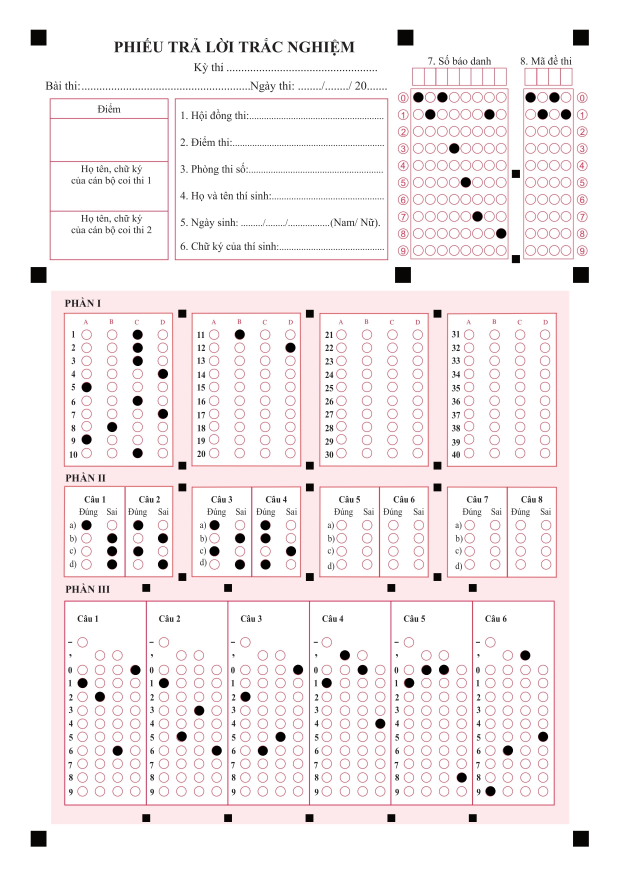
#> input picture input/made_101.jpg, 2480 x 3505 px (shown at 1/4 size)
$ python -i scan_answer_sheet.py   (imports and definitions only)
#> lines starting #> are read from the running program, lines starting #| are printed output that depends on the picture; after the words box and inside, x2 and y2 are one past the last pixel; in counts of white or black regions, pixels touching at a corner belong together
#> further down, picture is the input picture: shape (3505, 2480, 3); mean B, G, R 240.3, 239.2, 245.8

import cv2
import numpy as np
import imutils
from imutils import contours
import os
import csv
import pandas as pd
class AnswerSheetScanner:
  def __init__(self, SAVE_SCAN_RESULT=False, EXAM_CODE_NUMBER=4, CUSTOM_THRESHOLD=200, OUTPUT_FOLDER_PATH="output/"):
    self.SAVE_SCAN_RESULT = SAVE_SCAN_RESULT
    self.EXAM_CODE_NUMBER = EXAM_CODE_NUMBER
    self.CUSTOM_THRESHOLD = CUSTOM_THRESHOLD
    self.OUTPUT_FOLDER_PATH = OUTPUT_FOLDER_PATH
    self.RESOLUTION_SCALE = 1.0

  def scan_answer(self, image):
    height, width = image.shape[:2]

    self.RESOLUTION_SCALE = height / 3505

    student_id_section, exam_code_section, part1_section, part1_section_horizontal,part2_section, part2_section_horizontal,part3_section, sign_and_decimal_section_horizontal, numbers_section_horizontal = self.segment_image(image)

    student_id = self.scan_student_id(student_id_section)
    exam_code = self.scan_exam_code(exam_code_section)
    part1_answers = self.scan_part1(part1_section_horizontal)
    part2_answers = self.scan_part2(part2_section_horizontal)
    part3_answers = self.scan_part3(sign_and_decimal_section_horizontal, numbers_section_horizontal)

    result = {
      'student_id': student_id,
      'exam_code': exam_code,
      'part1': part1_answers,
      'part2': part2_answers,
      'part3': part3_answers
    }
    if self.SAVE_SCAN_RESULT:
      output_path_img = os.path.join(self.OUTPUT_FOLDER_PATH, f"{student_id}_{exam_code}_scan.jpg")
      self.save_scan_result(image, output_path_img, student_id_section, exam_code_section, part1_section, part2_section, part3_section)
    output_path_csv = os.path.join(self.OUTPUT_FOLDER_PATH, f"{student_id}_{exam_code}_result.csv")
    list_result = self.dic_to_list(result)
    with open(output_path_csv, "w", newline="") as f:
      writer = csv.writer(f)
      writer.writerow(list_result)

    return result
  def dic_to_list(self, data):
    results = []
    for q_num in sorted(data['part1'].keys()):
        results.append(data['part1'][q_num][0])
    for q_num in sorted(data['part2'].keys()):
        for opt in ['A', 'B', 'C', 'D']:
            results.append(data['part2'][q_num][opt][0])
    # Part 3 answers
    for q_num in sorted(data['part3'].keys()):
        results.append(float(data['part3'][q_num]))
    return results


  def preprocess_img(self,image):
    if image.ndim == 3 and image.shape[2] == 3:
        gray = cv2.cvtColor(image, cv2.COLOR_BGR2GRAY)
    elif image.ndim == 3 and image.shape[2] == 4:
        gray = cv2.cvtColor(image, cv2.COLOR_BGRA2GRAY)
    else:
        gray = image
    blurred = cv2.GaussianBlur(gray, (5, 5), 0)
    # apply Otsu's thresholding method to binarize the warped
    # piece of paper
    thresh = cv2.threshold(blurred, 0, 255,
      cv2.THRESH_BINARY_INV | cv2.THRESH_OTSU)[1]
    return thresh

  def preprocess_img_threshold(self,image):
    if image.ndim == 3 and image.shape[2] == 3:
        gray = cv2.cvtColor(image, cv2.COLOR_BGR2GRAY)
    elif image.ndim == 3 and image.shape[2] == 4:
        gray = cv2.cvtColor(image, cv2.COLOR_BGRA2GRAY)
    else:
        gray = image
    blurred = cv2.GaussianBlur(gray, (5, 5), 0)
    # use pre-determined threshold to binarize the warped
    # piece of paper
    thresh = cv2.threshold(blurred, self.CUSTOM_THRESHOLD, 255,
      cv2.THRESH_BINARY_INV)[1]
    return thresh

  def non_max_suppression(self,boxes, overlapThresh):
      if len(boxes) == 0:
          return []

      if boxes.dtype.kind == "i":
          boxes = boxes.astype("float")

      pick = []

      x1 = boxes[:, 0]
      y1 = boxes[:, 1]
      x2 = boxes[:, 2]
      y2 = boxes[:, 3]

      area = (x2 - x1 + 1) * (y2 - y1 + 1)
      idxs = np.argsort(y2)

      while len(idxs) > 0:
          last = len(idxs) - 1
          i = idxs[last]
          pick.append(i)

          xx1 = np.maximum(x1[i], x1[idxs[:last]])
          yy1 = np.maximum(y1[i], y1[idxs[:last]])
          xx2 = np.minimum(x2[i], x2[idxs[:last]])
          yy2 = np.minimum(y2[i], y2[idxs[:last]])

          w = np.maximum(0, xx2 - xx1 + 1)
          h = np.maximum(0, yy2 - yy1 + 1)

          overlap = (w * h) / area[idxs[:last]]

          idxs = np.delete(idxs, np.concatenate(([last], np.where(overlap > overlapThresh)[0])))

      return boxes[pick].astype("int")

  def find_contours(self,thresh):
    # Find contours in the thresholded image
    cnts = cv2.findContours(thresh.copy(), cv2.RETR_TREE, cv2.CHAIN_APPROX_SIMPLE)
    cnts = imutils.grab_contours(cnts)
    questionCnts = []

    # Create an array to store bounding boxes
    boundingBoxes = []

    # Loop over the contours and store their bounding boxes
    for c in cnts:
        (x, y, w, h) = cv2.boundingRect(c)
        ar = w / float(h)
        if (w >= 20*self.RESOLUTION_SCALE and h >= 20*self.RESOLUTION_SCALE and ar >= 0.9 and ar <= 1.1):
            boundingBoxes.append([x, y, x + w, y + h])
            questionCnts.append(c)

    # Convert the bounding boxes list to a numpy array
    boundingBoxes = np.array(boundingBoxes)

    # Apply non-maximum suppression
    filteredBoxes = self.non_max_suppression(boundingBoxes, overlapThresh=0.3)

    # Loop over the filtered boxes to keep only non-overlapping contours
    filteredContours = []
    for (startX, startY, endX, endY) in filteredBoxes:
        for c in questionCnts:
            (x, y, w, h) = cv2.boundingRect(c)
            if startX == x and startY == y and endX == x + w and endY == y + h:
                filteredContours.append(c)
                break
    return filteredContours

  def sort_contours(self,filteredContours, n):
    # sort the question contours top-to-bottom, then initialize
    tmp = contours.sort_contours(filteredContours,
      method="top-to-bottom")[0]

    sorted_ctrs = []

    for (q, i) in enumerate(range(len(filteredContours) - n, -1, -n)):
      sorted_ctrs.extend(contours.sort_contours(filteredContours[i:i + n])[0])
    return sorted_ctrs
  #Here i sort top down - left to right

  def get_bubbled_indicies(self,sorted_ctrs,thresh):
    #Now I have sorted_ctrs, which contains all contours in sorted order
    #Now loop through every contours to check if that countour's innter area contains more black or white pixel
    #in order to determine where that box is checked
    bubbled = None
    bubbled_indices = []
    highest_non_bubbled_area = 500*self.RESOLUTION_SCALE*self.RESOLUTION_SCALE  #500 is the default threshold, any printed number will be lower than this threshold
    # Loop over the sorted contours
    for (j, c) in enumerate(sorted_ctrs):
        # Construct a mask that reveals only the current "bubble" for the question
        mask = np.zeros(thresh.shape, dtype="uint8")
        cv2.drawContours(mask, [c], -1, 255, -1)

        # Apply the mask to the thresholded image, then count the number of non-zero pixels in the bubble area
        mask = cv2.bitwise_and(thresh, thresh, mask=mask)
        total = cv2.countNonZero(mask)
        # Append the index of the current bubble if it has non-zero pixels
        if total > highest_non_bubbled_area:
            bubbled_indices.append(j)
    return bubbled_indices

  def segment_image(self,image):
    student_id_section = image[int(350*self.RESOLUTION_SCALE):int(1052*self.RESOLUTION_SCALE), int(1634*self.RESOLUTION_SCALE):int(2043*self.RESOLUTION_SCALE)]
    exam_code_section = image[int(354*self.RESOLUTION_SCALE):int(1056*self.RESOLUTION_SCALE), int(2093*self.RESOLUTION_SCALE):int(2310*self.RESOLUTION_SCALE)]
    part1_section = image[int(1244*self.RESOLUTION_SCALE):int(1887*self.RESOLUTION_SCALE), int(248*self.RESOLUTION_SCALE):int(2254*self.RESOLUTION_SCALE)]
    part2_section = image[int(2074*self.RESOLUTION_SCALE):int(2319*self.RESOLUTION_SCALE), int(248*self.RESOLUTION_SCALE):int(2232*self.RESOLUTION_SCALE)]
    part3_section = image[int(2530*self.RESOLUTION_SCALE):int(3231*self.RESOLUTION_SCALE), int(254*self.RESOLUTION_SCALE):int(2238*self.RESOLUTION_SCALE)]

    #Part 1 handle
    height, width = part1_section.shape[:2]
    column_width = width // 4
    # Crop the image into 4 vertical columns
    cropped_images = [part1_section[int(5*self.RESOLUTION_SCALE):int(625*self.RESOLUTION_SCALE), int(10*self.RESOLUTION_SCALE):int(446*self.RESOLUTION_SCALE)],
                      part1_section[int(5*self.RESOLUTION_SCALE):int(625*self.RESOLUTION_SCALE), int(520*self.RESOLUTION_SCALE):int(956*self.RESOLUTION_SCALE)],
                      part1_section[int(5*self.RESOLUTION_SCALE):int(625*self.RESOLUTION_SCALE), int(1030*self.RESOLUTION_SCALE):int(1466*self.RESOLUTION_SCALE)],
                      part1_section[int(5*self.RESOLUTION_SCALE):int(625*self.RESOLUTION_SCALE), int(1540*self.RESOLUTION_SCALE):int(1976*self.RESOLUTION_SCALE)]]

    part1_section_horizontal = cv2.vconcat(cropped_images)
    #Part 2 handle
    cropped_images = [part2_section[int(0*self.RESOLUTION_SCALE):int(238*self.RESOLUTION_SCALE), int(62*self.RESOLUTION_SCALE):int(253*self.RESOLUTION_SCALE)],part2_section[int(0*self.RESOLUTION_SCALE):int(238*self.RESOLUTION_SCALE), int(255*self.RESOLUTION_SCALE):int(446*self.RESOLUTION_SCALE)],
                      part2_section[int(0*self.RESOLUTION_SCALE):int(238*self.RESOLUTION_SCALE), int(565*self.RESOLUTION_SCALE):int(756*self.RESOLUTION_SCALE)],part2_section[int(0*self.RESOLUTION_SCALE):int(238*self.RESOLUTION_SCALE), int(764*self.RESOLUTION_SCALE):int(955*self.RESOLUTION_SCALE)],
                      part2_section[int(0*self.RESOLUTION_SCALE):int(238*self.RESOLUTION_SCALE), int(1079*self.RESOLUTION_SCALE):int(1270*self.RESOLUTION_SCALE)],part2_section[int(0*self.RESOLUTION_SCALE):int(238*self.RESOLUTION_SCALE), int(1272*self.RESOLUTION_SCALE):int(1463*self.RESOLUTION_SCALE)],
                      part2_section[int(0*self.RESOLUTION_SCALE):int(238*self.RESOLUTION_SCALE), int(1590*self.RESOLUTION_SCALE):int(1781*self.RESOLUTION_SCALE)],part2_section[int(0*self.RESOLUTION_SCALE):int(238*self.RESOLUTION_SCALE), int(1786*self.RESOLUTION_SCALE):int(1977*self.RESOLUTION_SCALE)]]

    part2_section_horizontal =  cv2.vconcat(cropped_images)

    #Part 3 handle
    height, width = part3_section.shape[:2]
    column_width = width // 6
    # Crop the image into 6 vertical columns
    cropped_images = []
    for i in range(6):  # Six columns
        x_start = i * column_width
        cropped_image = part3_section[:, x_start:x_start + column_width]
        cropped_images.append(cropped_image)
#> after the loop, cropped_images = 6 items
    sign_and_decimal_section = []
    numbers_section = []
    for i in range(len(cropped_images)):
      sign_and_decimal_section.append(cropped_images[i][int(0*self.RESOLUTION_SCALE):int(120*self.RESOLUTION_SCALE),:])
      numbers_section.append(cropped_images[i][int(120*self.RESOLUTION_SCALE):,:])
#> this loop made 6 passes
#> after the loop, numbers_section = 6 items; sign_and_decimal_section = 6 items

    sign_and_decimal_horizontal = cv2.vconcat(sign_and_decimal_section)
    numbers_horizontal = cv2.vconcat(numbers_section)

    return student_id_section, exam_code_section, part1_section, part1_section_horizontal, part2_section, part2_section_horizontal,part3_section, sign_and_decimal_horizontal, numbers_horizontal

  def scan_student_id(self,student_id_section):
    #Scan for Student ID
    thresh = self.preprocess_img_threshold(student_id_section)
#> in preprocess_img_threshold, `thresh = cv2.threshold(blurred, self.CUSTOM_THRESHOLD, 255, cv2.THRESH..`:
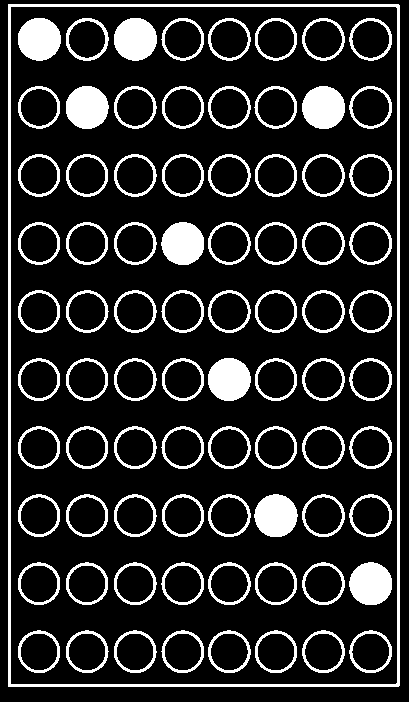
#> thresh: shape (702, 409); 15.9% white; 81 white regions
    filteredContours = self.find_contours(thresh)
#> in find_contours, `cnts = cv2.findContours(thresh.copy(), cv2.RETR_TREE, cv2.CHAIN_APPROX..`: cnts = 154 contours; largest, box (x1, y1, x2, y2) and area: (8, 4, 400, 687) 266661, (10, 6, 398, 685) 262381, (302, 86, 345, 129) 1401, (18, 18, 61, 61) 1401, (114, 18, 157, 61) 1400
#> the loop in find_contours, `for c in cnts:` made 154 passes
#> (x, y, w, h, ar) on passes 1 to 3: (8, 4, 392, 683, 0.574), (10, 6, 388, 679, 0.571), (349, 630, 43, 43, 1)
#> after the loop in find_contours, `for c in cnts:`: boundingBoxes = 152 items, first 6: [349, 630, 392, 673], [351, 633, 390, 671], [302, 630, 345, 673], [304, 633, 343, 671], [255, 630, 297, 673], [257, 633, 295, 671]; questionCnts = 152 contours; largest, box (x1, y1, x2, y2) and area: (302, 86, 345, 129) 1401, (18, 18, 61, 61) 1401, (114, 18, 157, 61) 1400, (254, 494, 298, 537) 1398, (208, 358, 251, 401) 1398
#> in find_contours, `boundingBoxes = np.array(boundingBoxes)`: boundingBoxes = 152 rows, first 6: [349, 630, 392, 673], [351, 633, 390, 671], [302, 630, 345, 673], [304, 633, 343, 671], [255, 630, 297, 673], [257, 633, 295, 671]
#> in non_max_suppression, `boxes = boxes.astype("float")`: boxes has the same summary as boundingBoxes in find_contours
#> in non_max_suppression, `x1 = boxes[:, 0]`: x1 = 152 values, max 351 at index 1, min 18 at index 14, mean 185.1
#> in non_max_suppression, `y1 = boxes[:, 1]`: y1 = 152 values, max 633 at index 1, min 18 at index 138, mean 330
#> in non_max_suppression, `x2 = boxes[:, 2]`: x2 = 152 values, max 392 at index 0, min 58 at index 15, mean 225.8
#> in non_max_suppression, `y2 = boxes[:, 3]`: y2 = 152 values, max 673 at index 0, min 59 at index 139, mean 371
#> in non_max_suppression, `area = (x2 - x1 + 1) * (y2 - y1 + 1)`: area = 152 values, max 1980 at index 35, min 1521 at index 5, mean 1753.6
#> in non_max_suppression, `idxs = np.argsort(y2)`: idxs = 152 values, max 151 at index 12, min 0 at index 151, mean 75.5
#> the loop in non_max_suppression, `while len(idxs) > 0:` made 80 passes
#> (last, i) on passes 1 to 8: (151, 0), (149, 14), (147, 12), (145, 4), (143, 2), (141, 10), (139, 8), (137, 6)
#> after the loop in non_max_suppression, `while len(idxs) > 0:`: idxs = empty array; pick = 80 values, max 151 at index 73, min 0 at index 0, mean 76.15
#> in find_contours, `filteredBoxes = self.non_max_suppression(boundingBoxes, overlapThresh=..`: filteredBoxes = 80 rows, first 6: [349, 630, 392, 673], [18, 630, 60, 673], [66, 630, 109, 673], [255, 630, 297, 673], [302, 630, 345, 673], [114, 630, 157, 673]
#> the loop in find_contours, `for (startX, startY, endX, endY) in filteredBoxes:` made 80 passes
#> after the loop in find_contours, `for (startX, startY, endX, endY) in filteredBoxes:`: filteredContours = 80 contours; largest, box (x1, y1, x2, y2) and area: (302, 86, 345, 129) 1401, (18, 18, 61, 61) 1401, (114, 18, 157, 61) 1400, (254, 494, 298, 537) 1398, (208, 358, 251, 401) 1398
    sorted_ctrs = self.sort_contours(filteredContours,8)
#> in sort_contours, `tmp = contours.sort_contours(filteredContours, method="top-to-bottom")..`: tmp = 80 contours; largest, box (x1, y1, x2, y2) and area: (18, 18, 61, 61) 1401, (302, 86, 345, 129) 1401, (114, 18, 157, 61) 1400, (208, 358, 251, 401) 1398, (254, 494, 298, 537) 1398
#> the loop in sort_contours, `for (q, i) in enumerate(range(len(filteredContours) - n, -1, -n)):` made 10 passes
#> i on passes 1 to 8: 72, 64, 56, 48, 40, 32, 24, 16
#> after the loop in sort_contours, `for (q, i) in enumerate(range(len(filteredContours) - n, -1, -n)):`: sorted_ctrs has the same summary as tmp
#> sorted_ctrs has the same summary as tmp in sort_contours
    bubbled_indices = self.get_bubbled_indicies(sorted_ctrs,thresh)
#> the loop in get_bubbled_indicies, `for (j, c) in enumerate(sorted_ctrs): # Construct a mask that reveals ..` made 80 passes
#> total on passes 1 to 8: 1462, 423, 1461, 382, 384, 378, 386, 385
#> after the loop in get_bubbled_indicies, `for (j, c) in enumerate(sorted_ctrs):`:
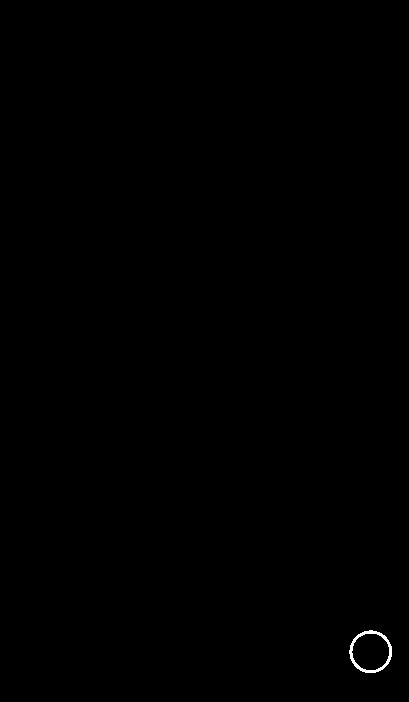
#> mask: shape (702, 409); 0.13% white; 1 white region, box (x1, y1, x2, y2) and area: (349, 630, 392, 673) 386

    student_id = [None]*8
    for i in (bubbled_indices):
      number = i//8
      position = i%8
      student_id[position] = number
#> this loop made 8 passes
#> i on passes 3 to 8: 9, 14, 27, 44, 61, 71
    str_id = ''
    for i in student_id:
      str_id += str(i)
#> this loop made 8 passes
#> i on passes 3, 6, 7: 0, 7, 1
    return str_id
  def scan_exam_code(self,exam_code_section, EXAM_CODE_NUMBER=4):
    thresh = self.preprocess_img(exam_code_section)
#> in preprocess_img, `blurred = cv2.GaussianBlur(gray, (5, 5), 0)`:
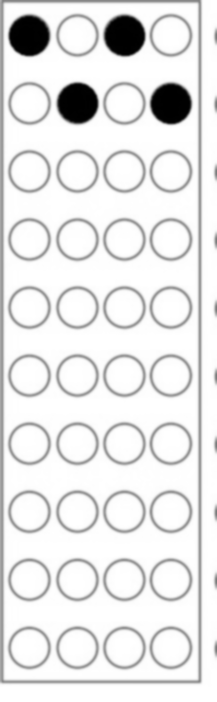
#> blurred: shape (702, 217); min 0, max 255, mean 230.7
    filteredContours = self.find_contours(thresh)
#> the loop in find_contours (call 2), `for c in cnts:` made 88 passes
#> c on passes 5 to 10: [[216, 370], [215, 371], [215, 381], [216, 382]], [[216, 302], [215, 303], [215, 313], [216, 314]], [[216, 234], [215, 235], [215, 245], [216, 246]], [[216, 166], [215, 167], [215, 177], [216, 178]], [[216, 98], [215, 99], [215, 109], [216, 110]], [[216, 30], [215, 31], [215, 41], [216, 42]]
#> the loop in non_max_suppression (call 2), `while len(idxs) > 0:` made 40 passes
#> the loop in find_contours (call 2), `for (startX, startY, endX, endY) in filteredBoxes:` made 40 passes
#> (startX, startY, endX, endY) on passes 1 to 8: (150, 627, 192, 669), (56, 627, 99, 669), (8, 627, 51, 669), (103, 627, 145, 669), (103, 559, 145, 601), (150, 559, 192, 601), (8, 559, 51, 601), (56, 559, 99, 601)
    sorted_ctrs = self.sort_contours(filteredContours,EXAM_CODE_NUMBER)
#> the loop in sort_contours (call 2), `for (q, i) in enumerate(range(len(filteredContours) - n, -1, -n)):` made 10 passes
#> i on passes 1 to 8: 36, 32, 28, 24, 20, 16, 12, 8
    bubbled_indices = self.get_bubbled_indicies(sorted_ctrs,thresh)
#> the loop in get_bubbled_indicies (call 2), `for (j, c) in enumerate(sorted_ctrs): # Construct a mask that reveals ..` made 40 passes
#> after the loop in get_bubbled_indicies (call 2), `for (j, c) in enumerate(sorted_ctrs):`:
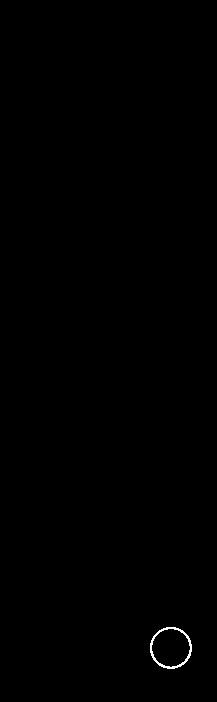
#> mask: shape (702, 217); 0.19% white in thin lines or dots, all inside (x1, y1, x2, y2) = (150, 627, 192, 669)
    #now handle bubbled_indices, which varies depend on which section it is
    exam_code = [None]*EXAM_CODE_NUMBER
    for i in (bubbled_indices):
      number = i//EXAM_CODE_NUMBER
      position = i%EXAM_CODE_NUMBER
      exam_code[position] = number
#> this loop made 4 passes
#> i on passes 3 to 4: 5, 7
    str_exam_code = ''
    for i in exam_code:
      str_exam_code += str(i)
#> this loop made 4 passes
    return str_exam_code
  def scan_part1(self,part1_section_horizontal):
    thresh = self.preprocess_img(part1_section_horizontal)
#> in preprocess_img (call 2), `thresh = cv2.threshold(blurred, 0, 255, cv2.THRESH_BINARY_INV | cv2.TH..`:
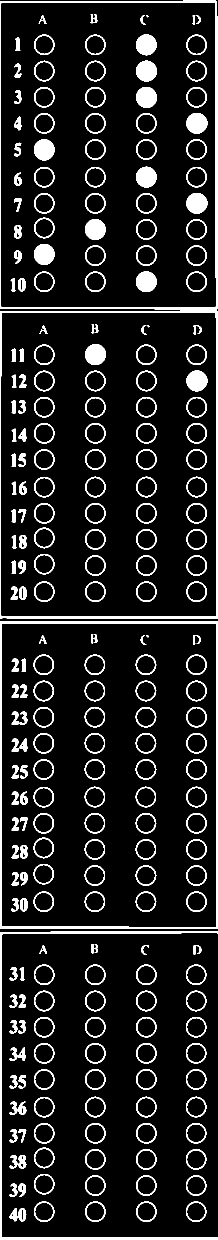
#> thresh: shape (2480, 436) (shown at 1/2 size); 10.4% white; 255 white regions (3 under 20 px), largest, box (x1, y1, x2, y2) and area: (0, 1243, 436, 1858) 7560, (0, 621, 436, 1238) 7235, (0, 1, 436, 619) 7201
    filteredContours = self.find_contours(thresh)
    sorted_ctrs = self.sort_contours(filteredContours,4)  #there are 4 answers each row
    bubbled_indices = self.get_bubbled_indicies(sorted_ctrs,thresh)
#> after the loop in get_bubbled_indicies (call 3), `for (j, c) in enumerate(sorted_ctrs):`:
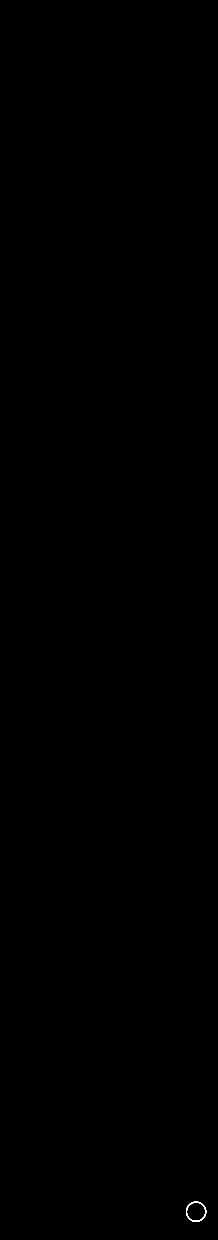
#> mask: shape (2480, 436) (shown at 1/2 size); 0.03% white in thin lines or dots, all inside (x1, y1, x2, y2) = (372, 2403, 413, 2444)
    bubbled_indices = [x + 1 for x in bubbled_indices]
    answers = {i + 1: [] for i in range(40)}
    for i in (bubbled_indices):
      answer = i%4 if i%4!=0 else 4
      alphabet_answer = chr(64+answer)
      index = i//4 if i%4==0 else i//4+1
      answers[index].append(alphabet_answer)
#> this loop made 12 passes
#> i on passes 1 to 8: 3, 7, 11, 16, 17, 23, 28, 30

    part1_answers = {k: v for k, v in answers.items() if len(v) == 1}
    return part1_answers
  def scan_part2(self, part2_section_horizontal):
    thresh = self.preprocess_img_threshold(part2_section_horizontal)
#> in preprocess_img_threshold (call 2), `gray = cv2.cvtColor(image, cv2.COLOR_BGR2GRAY)`:
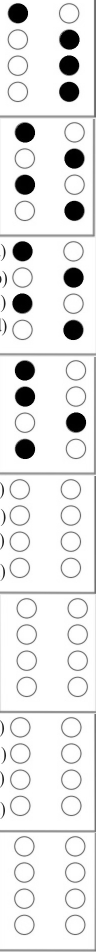
#> gray: shape (1904, 191) (shown at 1/2 size); min 0, max 255, mean 230.7
#> (the rest of the program and of its run is left out)
